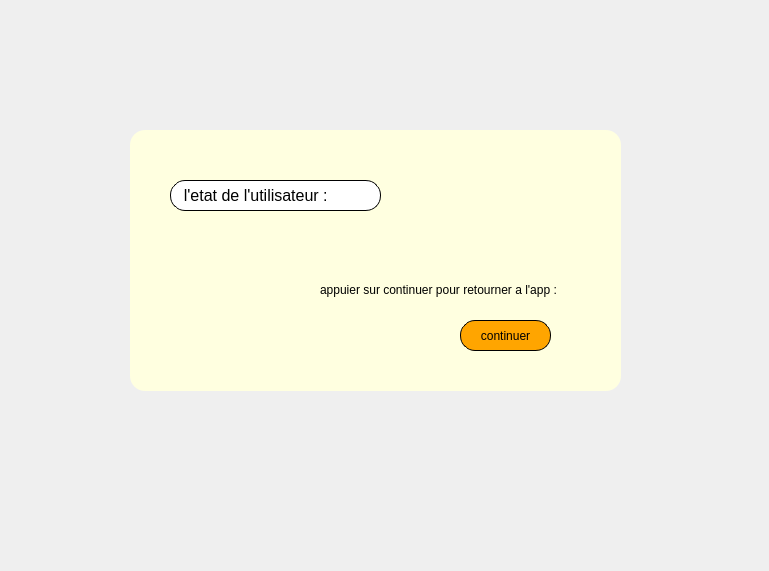
<?xml version="1.0" encoding="UTF-8"?>
<ui version="4.0">
 <class>Secdialog</class>
 <widget class="QDialog" name="Secdialog">
  <property name="geometry">
   <rect>
    <x>0</x>
    <y>0</y>
    <width>769</width>
    <height>571</height>
   </rect>
  </property>
  <property name="windowTitle">
   <string>Dialog</string>
  </property>
  <widget class="QLabel" name="label">
   <property name="geometry">
    <rect>
     <x>130</x>
     <y>130</y>
     <width>491</width>
     <height>261</height>
    </rect>
   </property>
   <property name="styleSheet">
    <string notr="true">background-color:		lightyellow;
border-radius:15px;
border :1px;
</string>
   </property>
   <property name="text">
    <string/>
   </property>
  </widget>
  <widget class="QLabel" name="label_2">
   <property name="geometry">
    <rect>
     <x>170</x>
     <y>180</y>
     <width>211</width>
     <height>31</height>
    </rect>
   </property>
   <property name="font">
    <font>
     <pointsize>12</pointsize>
    </font>
   </property>
   <property name="styleSheet">
    <string notr="true">background-color:		white;
border-radius:15px;
border: 1px solid;

</string>
   </property>
   <property name="text">
    <string>  l'etat de l'utilisateur :</string>
   </property>
  </widget>
  <widget class="QLabel" name="label_etat">
   <property name="geometry">
    <rect>
     <x>420</x>
     <y>180</y>
     <width>91</width>
     <height>31</height>
    </rect>
   </property>
   <property name="text">
    <string/>
   </property>
  </widget>
  <widget class="QPushButton" name="continuer">
   <property name="geometry">
    <rect>
     <x>460</x>
     <y>320</y>
     <width>91</width>
     <height>31</height>
    </rect>
   </property>
   <property name="styleSheet">
    <string notr="true">QPushButton{
        border-radius: 15px;
		border:0.5px solid;

}

QPushButton:enabled {
		background-color: orange;
		
}

QPushButton:pressed {
		background-color: gold;
	border:2px solid;
		
}


QPushButton:hover:!pressed {
		background-color: gold;
		
}

QPushButton:disabled {
		background-color: gold;
		
}</string>
   </property>
   <property name="text">
    <string>continuer</string>
   </property>
  </widget>
  <widget class="QLabel" name="label_4">
   <property name="geometry">
    <rect>
     <x>320</x>
     <y>280</y>
     <width>281</width>
     <height>20</height>
    </rect>
   </property>
   <property name="text">
    <string>appuier sur continuer pour retourner a l'app :</string>
   </property>
  </widget>
 </widget>
 <resources/>
 <connections/>
</ui>
